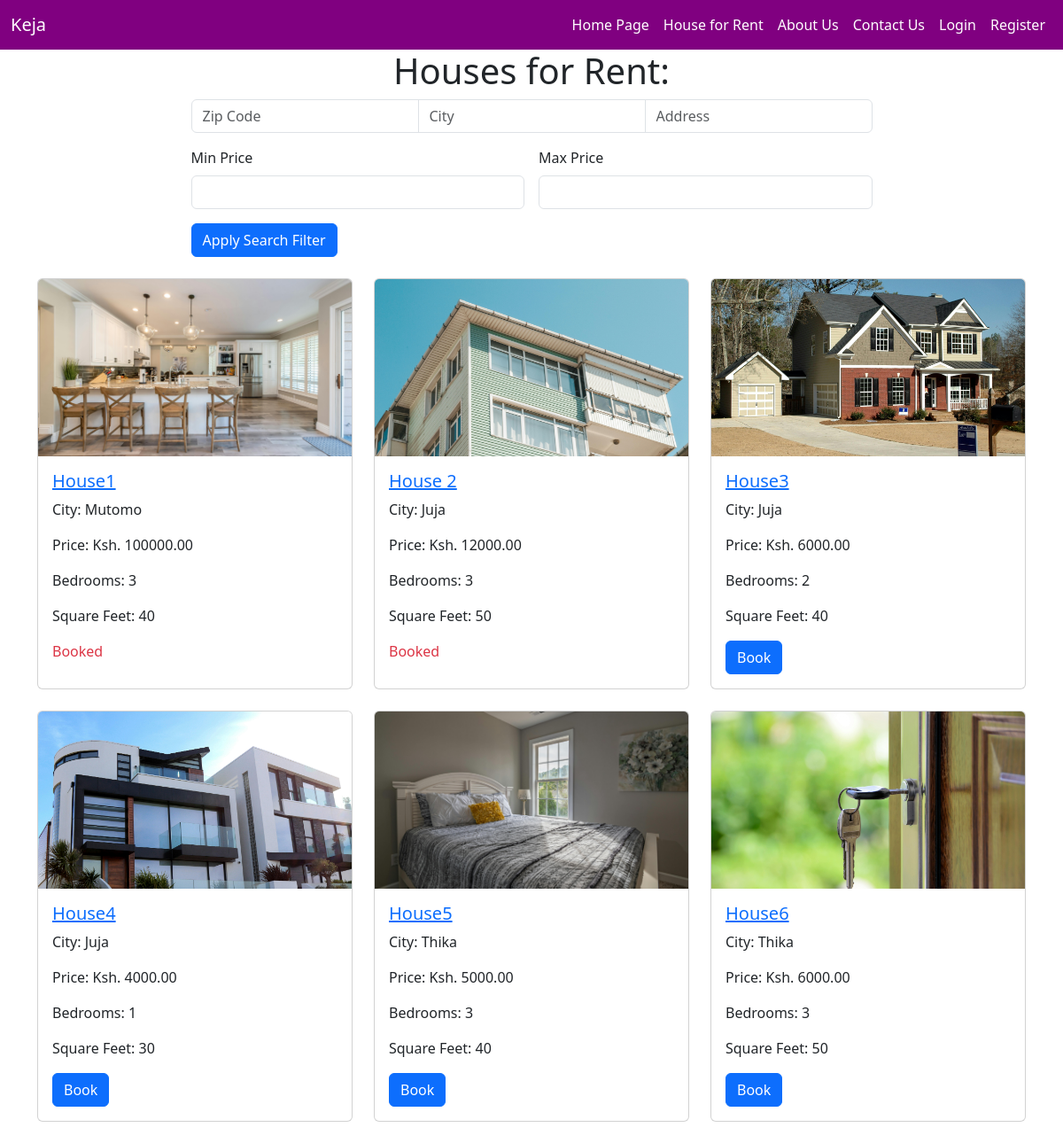
/products/, run on an earlier commit of the app's database.
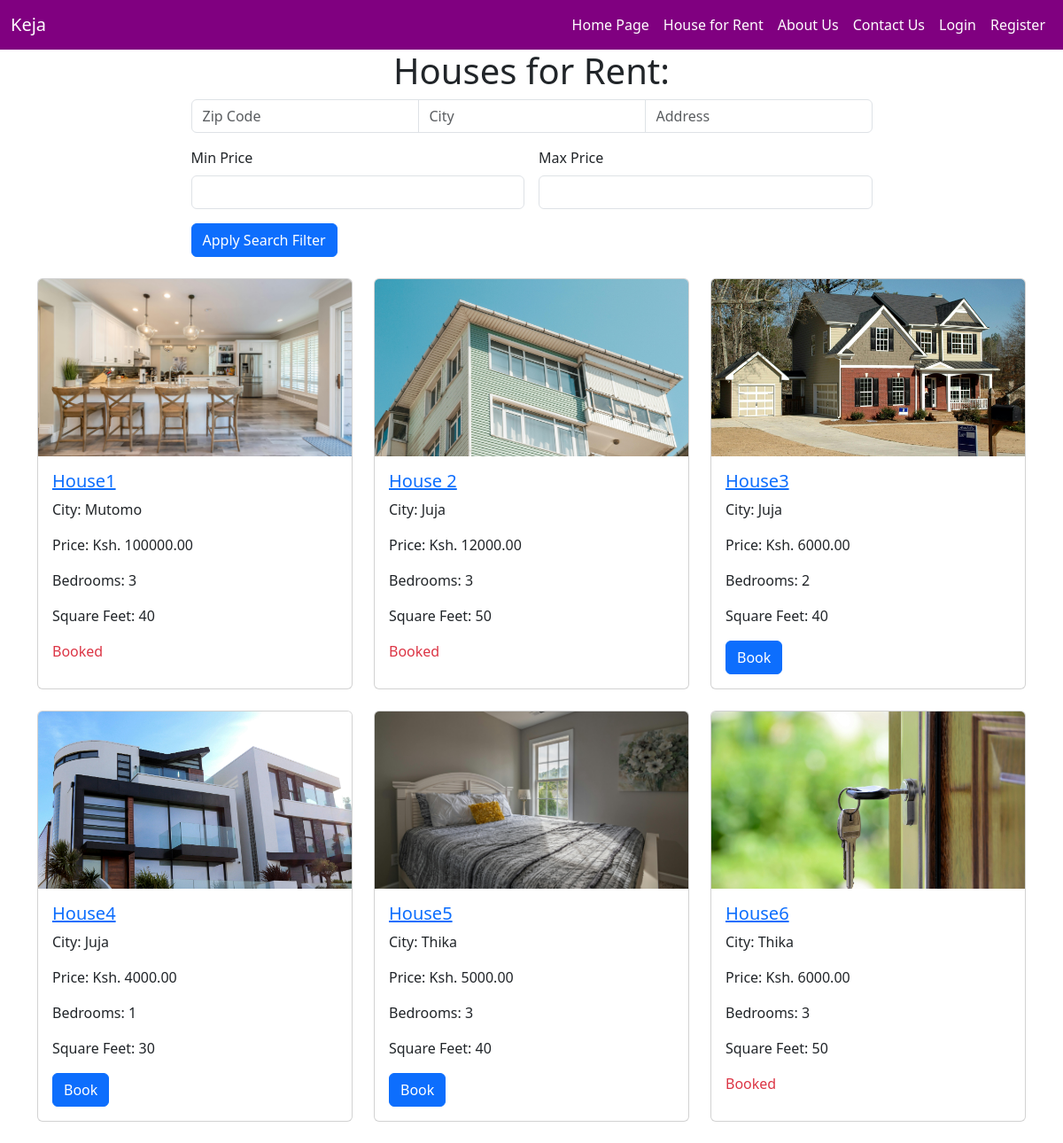
And on a later commit of the database.
### product/models.py (models this page shows, shortened)
class Product(models.Model):
    title = models.CharField(max_length=200)
    description = models.TextField()
    price = models.DecimalField(max_digits=10, decimal_places=2)
    image = models.ImageField(upload_to=product_image_path, null=True, blank=True)
    city = models.CharField(max_length=100, blank=True, null=True)
    zip_code = models.CharField(max_length=10, blank=True, null=True)
    address = models.CharField(max_length=200, blank=True, null=True)
    num_bedrooms = models.PositiveIntegerField(blank=True, null=True)
    square_feet = models.PositiveIntegerField(blank=True, null=True)
    num_floors = models.PositiveIntegerField(blank=True, null=True)
    booked = models.BooleanField(default=False)

### product/views.py (the view)
# urls.py: path('products/', views.product_list, name='product_list'),
def product_list(request):
    products = Product.objects.all()
    products, form, price_filter_form = filter_products(request, products)
    paginator = Paginator(products, 6)  # Show 6 products per page
    page = request.GET.get('page', 1)
    try:
        paginated_products = paginator.page(page)
    except PageNotAnInteger:
        paginated_products = paginator.page(1)
    except EmptyPage:
        paginated_products = paginator.page(paginator.num_pages)
    return render(request, 'product_list.html', {
        'products': paginated_products,
        'form': form,
        'price_filter_form': price_filter_form
    })

### product/forms.py
class ProductSearchForm(forms.Form):
    zip_code = forms.CharField(required=False)
    city = forms.CharField(required=False)
    address = forms.CharField(required=False)

class PriceRangeFilterForm(forms.Form):
    min_price = forms.DecimalField(min_value=0, required=False, label="Minimum Price")
    max_price = forms.DecimalField(min_value=0, required=False, label="Maximum Price")

### templates/product_list.html (shortened to what this page needs)
{% extends 'base.html' %}
{% block content %}
    <h1 class="d-flex justify-content-center">Houses for Rent:</h1>
    <div class="d-flex justify-content-center mb-4">
        <form method="get">
            <div class="input-group mb-3">
                <input type="text" name="zip_code" class="form-control" placeholder="Zip Code" value="{{ request.GET.zip_code }}">
                <input type="text" name="city" class="form-control" placeholder="City" value="{{ request.GET.city }}">
                <input type="text" name="address" class="form-control" placeholder="Address" value="{{ request.GET.address }}">
            </div>
            <div class="row g-3">
                <div class="col-md-6">
                    <label for="price-min" class="form-label">Min Price</label>
                    <input type="number" name="min_price" class="form-control" id="price-min" min="0" max="1000000000" value="{{ request.GET.min_price }}">
                </div>
                <div class="col-md-6">
                    <label for="price-max" class="form-label">Max Price</label>
                    <input type="number" name="max_price" class="form-control" id="price-max" min="0" max="1000000000" value="{{ request.GET.max_price }}">
                </div>
                <div class="col-12">
                    <button type="submit" class="btn btn-primary">Apply Search Filter</button>
                </div>
            </div>
        </form>
    </div>
    <div class="container">
        <div class="row">
            {% if form.is_bound and form.is_valid %}
                {% for product in products %}
                    <div class="col-md-4 mb-4">
                        <div class="card h-100">
                            {% if product.image %}
                                <img src="{{ product.image.url }}" class="card-img-top" alt="{{ product.title }}" style="width: 100%; height: 200px; object-fit: cover;">
                            {% endif %}
                            <div class="card-body">
                                <h5 class="card-title"><a href="{% url 'product_detail' product.id %}">{{ product.title }}</a></h5>
                                <p class="card-text">City: {{ product.city }}</p>
                                <p class="card-text">Price: Ksh. {{ product.price }}</p>
                                <p class="card-text">Bedrooms: {{ product.num_bedrooms }}</p>
                                <p class="card-text">Square Feet: {{ product.square_feet }}</p>
                                {% if not product.booked %}
                                    <a href="{% url 'book_house' product.id %}" class="btn btn-primary">Book</a>
                                {% else %}
                                    <span class="text-danger">Booked</span>
                                {% endif %}
                            </div>
                        </div>
                    </div>
                {% endfor %}
            {% endif %}
        </div>
    </div>
{% endblock %}

What changed in the data, as far as the page shows it:
changed Product "House6": booked "Book" → "Booked"
